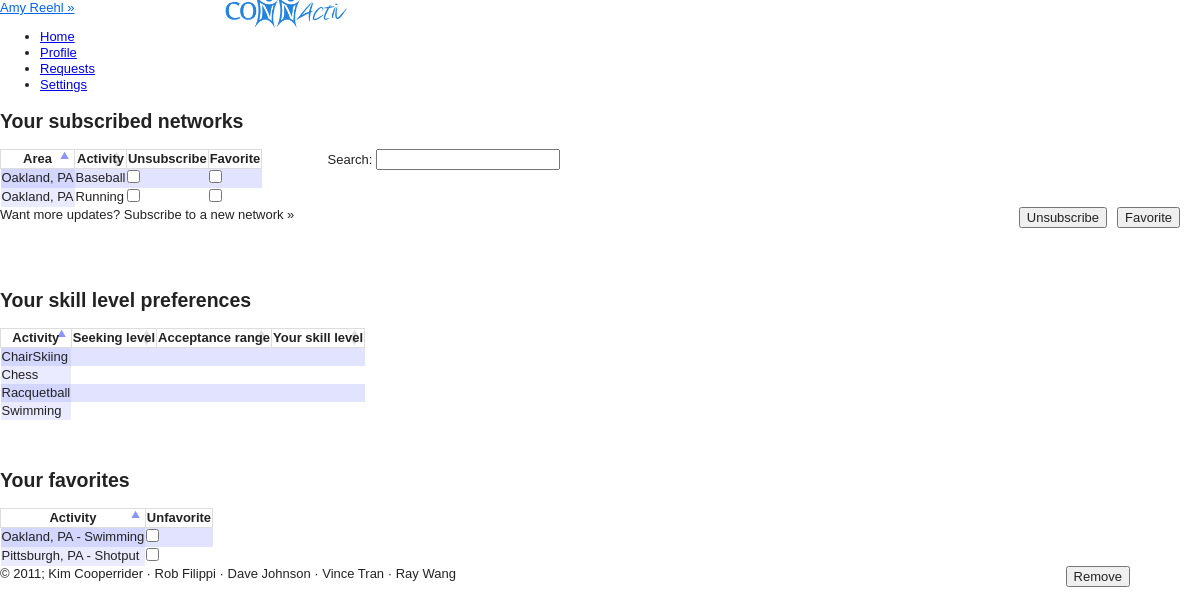
The app's page /views/settings.php (signed in) with its own data.
### tables this page shows
CREATE TABLE IF NOT EXISTS `users` (
  `USER_ID` int(11) NOT NULL AUTO_INCREMENT,
  `PASSWORD` varchar(100) NOT NULL,
  `FIRST_NAME` char(20) DEFAULT NULL,
  `LAST_NAME` char(20) DEFAULT NULL,
  `STREET` varchar(25) DEFAULT NULL,
  `CITY` char(20) DEFAULT NULL,
  `STATE` char(2) DEFAULT NULL,
  `ZIP` int(11) DEFAULT NULL,
  `PHONE` char(12) DEFAULT NULL,
  `INTERESTS` varchar(4000) DEFAULT NULL,
  `PROFILE_PIC` varchar(45) NOT NULL DEFAULT '../public/images/avatar.png',
  `EMAIL` varchar(25) DEFAULT NULL,
  `DOB` date DEFAULT NULL,
  `GENDER` char(1) DEFAULT NULL,
  PRIMARY KEY (`USER_ID`)
);

CREATE TABLE IF NOT EXISTS `unique_networks` (
  `UNIQUE_NETWORK_ID` int(11) NOT NULL AUTO_INCREMENT,
  `NETWORK_ID` int(11) DEFAULT NULL,
  `ACTIVITY_ID` int(11) DEFAULT NULL,
  PRIMARY KEY (`UNIQUE_NETWORK_ID`)
);

CREATE TABLE IF NOT EXISTS `networks` (
  `NETWORK_ID` int(11) NOT NULL AUTO_INCREMENT,
  `AREA` varchar(25) NOT NULL,
  `STATE` varchar(2) NOT NULL,
  PRIMARY KEY (`NETWORK_ID`)
);

CREATE TABLE IF NOT EXISTS `activities` (
  `ACTIVITY_ID` int(11) NOT NULL AUTO_INCREMENT,
  `ACTIVITY_NAME` varchar(20) NOT NULL,
  PRIMARY KEY (`ACTIVITY_ID`)
);

### views/functions/config.php (called while the page is built, shortened)
<?php
include("functions_recommendations.php");
include("functions_networks.php");
function cookieExists(){
	if(isset($_COOKIE['ID_my_site']))
	return TRUE;
	else
	return FALSE;
}
function validCookie(){
	$username = $_COOKIE['ID_my_site'];
	$pass = $_COOKIE['Key_my_site'];
	$info = getDatabaseInfo("users", "email", $username);
	if ($pass != $info['PASSWORD']) {
		return FALSE;
	}
	else{
		return TRUE;
	}
}
		function getDatabaseInfo($table, $attribute, $value){
			$check = getResourceIDs($table, $attribute, $value);
			return mysql_fetch_array($check);
		}
		function getResourceIDs($table, $attribute, $value){
			$check = mysql_query("SELECT * FROM $table WHERE $attribute = '$value'")or die(mysql_error());
			return $check;
		}
		function getName(){
			if(cookieExists())
			{
				if (validCookie()) {
					$username = $_COOKIE['ID_my_site'];
					$info = getDatabaseInfo("users", "email", $username);
					return $info['FIRST_NAME'] . " " . $info['LAST_NAME'];
				}
			}
		}
		function getUserID(){
			if(cookieExists())
			{
				if (validCookie()) {
					$username = $_COOKIE['ID_my_site'];
					$info = getDatabaseInfo("users", "email", $username);
					return $info['USER_ID'];
				}
			}
		}
		?>

### views/functions/functions_networks.php (called while the page is built, shortened)
<?
function getUserUniqueNetworks() {
	$id = getUserID();
	$query = "SELECT unique_networks.unique_network_id, networks.area, networks.state, activities.activity_name"
	." FROM user_networks, unique_networks, activities, networks"
	." WHERE unique_networks.network_id = networks.network_id"
	." AND unique_networks.unique_network_id = user_networks.unique_network_id"
	." AND user_networks.user_id = $id"
	." AND unique_networks.activity_id = activities.activity_id"
	." ORDER BY unique_networks.unique_network_id";
	$n = array();
	$result=mysql_query($query) or die(mysql_error());
	while ($row = mysql_fetch_array($result)) {
		$n[] = $row;
	}
	return $n;
}
function getUserActivityLevels(){
	$userID = getUserID();
	$query = "SELECT DISTINCT activities.activity_name, user_activities.preferred, user_activities.low_level, user_activities.high_level, user_activities.own_level"
	." FROM user_activities, activities WHERE user_activities.user_id = $userID AND user_activities.activity_id = activities.activity_id GROUP BY activities.activity_name";
	$levels = array();
	$result=mysql_query($query);
	while ($row = mysql_fetch_array($result)) {
		$levels[] = $row;
	}
	return $levels;
}
?>

### views/functions/functions_recommendations.php (called while the page is built, shortened)
<?
function getFavorites(){
	$id = getUserID();
	$query = "SELECT networks.area, networks.state, activities.activity_name FROM favorites, networks, activities, unique_networks WHERE user_id = ".$id.""
	." AND favorites.unique_network_id = unique_networks.unique_network_id"
	." AND unique_networks.activity_id = activities.activity_id"
	." AND unique_networks.network_id = networks.network_id";
	$result = mysql_query($query) or die(mysql_error());
	$favs = array();
	while($row = mysql_fetch_array($result)){
		$favs[] = $row['area']. ", ". $row['state']. " - " .$row['activity_name'];
	}
	return $favs;
}
?>

### views/settings.php (the view, shortened to what this page needs)
<? include("header.php");
	if(cookieExists() && validCookie())
	{
			?>
			<div class="page">
			<h2>Your subscribed networks</h2>
			<form id="unsubNetworksForm" method="post" action="<?php echo $_SERVER['PHP_SELF']?>">
			<table id="userNetworks" class="alternating regular_table">
				<thead>
				<tr>
					<th>Area</th>
					<th>Activity</th>
					<th>Unsubscribe<span id="unsubscribe" class="checkAll"></span><span id="_unsubscribe" class="uncheckAll"></th>
					<th>Favorite<span id="favorite" class="checkAll"></span><span id="_favorite" class="uncheckAll"></th>
				</tr>
				</thead>
				<tbody>
			<?
				$networks = getUserUniqueNetworks();
				$favs = getFavoriteIDs();
					foreach($networks as $network) {
						echo "<tr>";
							echo "<td>".$network[1].", ".$network[2]."</td><td>".$network[3]."</td>";
							echo "<td><input type='checkbox' class='unsubscribe' value='".$network[0]."' name='unsubscribeTo[]' /></td>";
							in_array($network[0], $favs)? $checked="checked disabled" : $checked = "";
							echo sprintf("<td><input class='favorite' type='checkbox' %s value='%s' name='favorite[]' /></td>", $checked, $network[0]);
						echo "</tr>";
					}
			?>
			</tbody>
			</table>
			<? if ($networks) { ?>
			<div class="below_table">
				<input style="float:right; margin-left:10px; margin-right:20px" type="submit" name="doFavorite" value="Favorite"/>
				<input style="float:right;" type="submit" name="doUnsubscribe" value="Unsubscribe"/>
			</div>
			<? } ?>
		</form>
			<span style="clear:both;<? if ($networks) echo 'margin-top:-1.5em' ?>" class="clickable below_table">Want more updates? <span id="expandNetworks" class="clickExpand">Subscribe to a new network&nbsp;&raquo;</span></span>
			<br/>
			<br><br><br>
			<h2>Your skill level preferences</h2>
			<form id="subscribeNetworksForm" method="post" action="<?php echo $_SERVER['PHP_SELF']?>">
			<table id="skillsTable" class="alternating regular_table">
			<thead>
				<tr>
					<th>Activity</th>
					<th>Seeking level</th>
					<th>Acceptance range</th>
					<th>Your skill level</th>
				</tr>
			</thead>
			<tbody>
				<?
				$levels = getUserActivityLevels();
				$index =0;
					foreach($levels as $level){
						echo "<tr>";
						echo "<td>$level[0]</td>";
						if($level[1] == NULL){
							echo "<td>
									<span class=\"clickable editExpander\"><span class='editIcon'></span></span>";
						}
						else{
							echo "<td>
									<span class=\"clickable editExpander\">$level[1]<span class='editIcon'></span></span>";
						}
							echo	"<div class=\"expand\" style=\"display:none\">
											<select name=\"seekLvl$index\">
												<option value=\"-1\">Level</option>";
									echo	"</select>
											<input class=\"button\" type=\"submit\" name=\"saveInfo\" value=\"Save\"/>
										</div>
								</td>";
						if($level[2] == NULL){
							echo "<td>
									<span class=\"clickable editExpander\"><span class='editIcon'></span></span>";
						}
						else{
							echo "<td>
									<span class=\"clickable editExpander\">$level[2]<span class='editIcon'></span> - </span>";
						}
							echo " <div class=\"expand\" style=\"display:none\">
										<select name=\"highLvl$index\">
												<option value=\"-1\">Level</option>";
									echo	"</select>
										<input class=\"button\" type=\"submit\" name=\"saveInfo\" value=\"Save\"/>
									</div>
								</td>";
						if($level[4] == NULL){
							echo "<td>
									<span class=\"clickable editExpander\"><span class='editIcon'></span></span>";
						}
						else{
							echo "<td>
									<span class=\"clickable editExpander\">$level[4]<span class='editIcon'></span></span>";
						}
							echo "<div class=\"expand\" style=\"display:none\">
											<select name=\"ownLvl$index\">
												<option value=\"-1\">Level</option>";
									echo	"</select>
											<input class=\"button\" type=\"submit\" name=\"saveInfo\" value=\"Save\"/>
										</div>
								</td>";
					echo "</tr>";
					$index++;
					}
				?>
			</tbody>
			</table>
			</form>
			<br/><br/>
			<h2>Your favorites</h2>
			<form id="deFavForm" method="post" action="<?php echo $_SERVER['PHP_SELF']?>">
			<table id="defavTable" class="alternating regular_table">
				<thead>
					<tr>
						<th>Activity</th>
						<th>Unfavorite<span id="unfavorite" class="checkAll"></span><span id="_unfavorite" class="uncheckAll"></span></th>
					</tr>
				</thead>
				<tbody>
					<? $favs = getFavorites();
						foreach($favs as $fav):
					?>
							<tr>
								<td><? echo $fav ?></td>
								<td><input type='checkbox' class='unfavorite' value='<? echo $fav ?>' name='defavorite[]' /></td>
							</tr>
						<? endforeach; ?>
				</tbody>
			</table>
			<? if ($favs) { ?>
			<div class="below_table">
				<input style="float:right;margin-right:70px;" type="submit" name="doDefavorite" value="Remove"/>
			</div>
			<? } ?>
			</form>
			</div>
			<?php
		}
	else {
		header("Location: ");
	}
	include('footer.php');
?>

### views/header.php (shortened to what this page needs)
<? include_once("functions/config.php"); ?>
<!DOCTYPE HTML>
<html>
<head>
<link type="text/css" rel="stylesheet" href="../styles/defaults.css"/>
<link type="text/css" rel="stylesheet/less" href="../styles/style.less"/>
<link type="text/css" rel="stylesheet/less" href="../styles/posts.less"/>
<link type="text/css" rel="stylesheet/less" href="../styles/sidebar.less"/>
<link type="text/css" rel="stylesheet" href="../styles/demo_table.css"/>
<link type="text/css" rel="stylesheet" href="../styles/validationEngine.jquery.css" />
<link type="text/css" rel="stylesheet" href="../styles/jquery.fancybox-1.3.4.css" />
<link type="text/css" rel="stylesheet/less" href="../styles/admin.less"/>
</head>
<body>
<div id="container">
	<header>
	<a id="user_login" href="#"><? echo getName(); ?>&nbsp;&raquo;</a>
	<span style=" position: absolute; left: 220px">
		<a href="home.php"><img height="40" style="margin-top: -10px;" src="../public/images/logo.png"/></a>
	</span>
			<span id="top-nav">
				<ul id="nav">
					<li class="headerlink" id="link_home"><a class="top_links" id="home" href="home.php">Home</a></li>
					<li class="headerlink" id="link_profile"><a class="top_links" id="profile" href="profile.php">Profile</a></li>
					<li class="headerlink" id="link_requests"><a class="top_links" id="requests" href="requests.php">Requests</a></li>
					<li class="headerlink" id="link_settings"><a class="top_links" id="settings" href="settings.php">Settings</a></li>
					</ul>
			</span>
	</header>
	<div id="content">

### styles/defaults.css (style rules this page uses)
article, aside, details, figcaption, figure, footer, header, hgroup, nav, section { display: block; }
html { font-size: 100%; overflow-y: scroll; -webkit-text-size-adjust: 100%; -ms-text-size-adjust: 100%; }
body { margin: 0; font-size: 13px; line-height: 1.231; }
body, button, input, select, textarea { font-family: sans-serif; color: #222; }
a { color: #00e; }
ul, ol { margin: 1em 0; padding: 0 0 0 40px; }
img { border: 0; -ms-interpolation-mode: bicubic; vertical-align: middle; }
form { margin: 0; }
button, input, select, textarea { font-size: 100%; margin: 0; vertical-align: baseline; *vertical-align: middle; }
button, input { line-height: normal; *overflow: visible; }
table button, table input { *overflow: auto; }
button, input[type="button"], input[type="reset"], input[type="submit"] { cursor: pointer; -webkit-appearance: button; }
input[type="checkbox"], input[type="radio"] { box-sizing: border-box; }
table { border-collapse: collapse; border-spacing: 0; }
td { vertical-align: top; }

### styles/demo_table.css (style rules this page uses)
#subscribeTable_wrapper, { width: 350px; left: -50px; }
.sorting_asc { background: url('../public/images/sort_asc.png') no-repeat center right #fff; border: thin solid #DDD; }
.sorting { background: url('../public/images/sort_both.png') no-repeat center right #fff; border: thin solid #DDD; }
.sorting_disabled { background: #fff; border: thin solid #DDD; }
tr.odd { background-color: #E2E4FF; }
tr.even { background-color: white; }
tr.odd td.sorting_1 { background-color: #D3D6FF; }
tr.even td.sorting_1 { background-color: #EAEBFF; }

### records on screen
users: getName() "Amy Reehl"
unique_networks: NETWORK_ID.AREA "Oakland", NETWORK_ID.STATE "PA", ACTIVITY_ID.ACTIVITY_NAME "Baseball"
unique_networks: NETWORK_ID.AREA "Oakland", NETWORK_ID.STATE "PA", ACTIVITY_ID.ACTIVITY_NAME "Running"

### other values on screen
$level[0] "ChairSkiing"
$level[0] "Chess"
$level[0] "Racquetball"
$level[0] "Swimming"
$fav "Oakland, PA - Swimming"
$fav "Pittsburgh, PA - Shotput"
